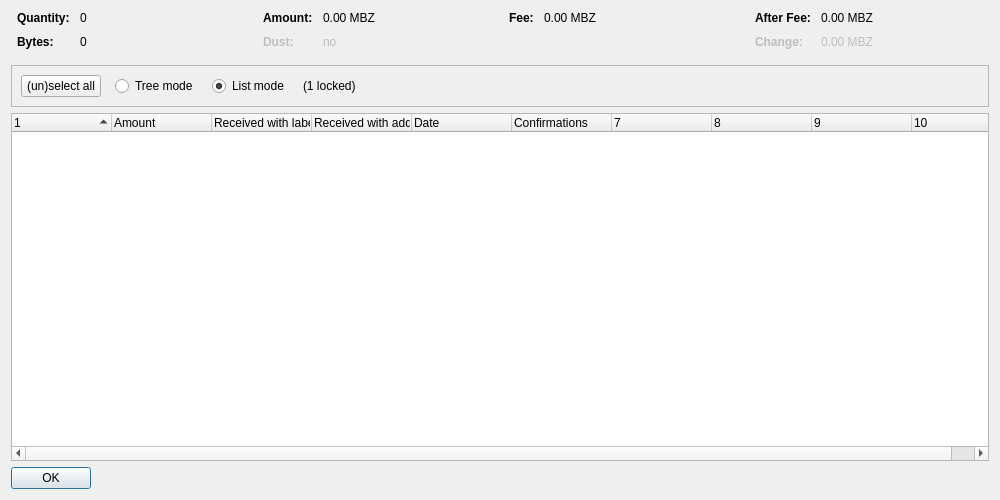
<?xml version="1.0" encoding="UTF-8"?>
<ui version="4.0">
 <class>CoinControlDialog</class>
 <widget class="QDialog" name="CoinControlDialog">
  <property name="geometry">
   <rect>
    <x>0</x>
    <y>0</y>
    <width>1000</width>
    <height>500</height>
   </rect>
  </property>
  <property name="windowTitle">
   <string>Coin Selection</string>
  </property>
  <layout class="QVBoxLayout" name="verticalLayout">
   <item>
    <layout class="QHBoxLayout" name="horizontalLayoutTop" stretch="0,0,0,0">
     <property name="topMargin">
      <number>0</number>
     </property>
     <property name="bottomMargin">
      <number>10</number>
     </property>
     <item>
      <layout class="QFormLayout" name="formLayoutCoinControl1">
       <property name="horizontalSpacing">
        <number>10</number>
       </property>
       <property name="verticalSpacing">
        <number>10</number>
       </property>
       <property name="leftMargin">
        <number>6</number>
       </property>
       <property name="rightMargin">
        <number>6</number>
       </property>
       <item row="0" column="0">
        <widget class="QLabel" name="labelCoinControlQuantityText">
         <property name="font">
          <font>
           <weight>75</weight>
           <bold>true</bold>
          </font>
         </property>
         <property name="text">
          <string>Quantity:</string>
         </property>
        </widget>
       </item>
       <item row="0" column="1">
        <widget class="QLabel" name="labelCoinControlQuantity">
         <property name="cursor">
          <cursorShape>IBeamCursor</cursorShape>
         </property>
         <property name="contextMenuPolicy">
          <enum>Qt::ActionsContextMenu</enum>
         </property>
         <property name="text">
          <string notr="true">0</string>
         </property>
         <property name="textInteractionFlags">
          <set>Qt::LinksAccessibleByMouse|Qt::TextSelectableByKeyboard|Qt::TextSelectableByMouse</set>
         </property>
        </widget>
       </item>
       <item row="1" column="0">
        <widget class="QLabel" name="labelCoinControlBytesText">
         <property name="font">
          <font>
           <weight>75</weight>
           <bold>true</bold>
          </font>
         </property>
         <property name="text">
          <string>Bytes:</string>
         </property>
        </widget>
       </item>
       <item row="1" column="1">
        <widget class="QLabel" name="labelCoinControlBytes">
         <property name="cursor">
          <cursorShape>IBeamCursor</cursorShape>
         </property>
         <property name="contextMenuPolicy">
          <enum>Qt::ActionsContextMenu</enum>
         </property>
         <property name="text">
          <string notr="true">0</string>
         </property>
         <property name="textInteractionFlags">
          <set>Qt::LinksAccessibleByMouse|Qt::TextSelectableByKeyboard|Qt::TextSelectableByMouse</set>
         </property>
        </widget>
       </item>
      </layout>
     </item>
     <item>
      <layout class="QFormLayout" name="formLayoutCoinControl2">
       <property name="horizontalSpacing">
        <number>10</number>
       </property>
       <property name="verticalSpacing">
        <number>10</number>
       </property>
       <property name="leftMargin">
        <number>6</number>
       </property>
       <property name="rightMargin">
        <number>6</number>
       </property>
       <item row="0" column="0">
        <widget class="QLabel" name="labelCoinControlAmountText">
         <property name="font">
          <font>
           <weight>75</weight>
           <bold>true</bold>
          </font>
         </property>
         <property name="text">
          <string>Amount:</string>
         </property>
        </widget>
       </item>
       <item row="0" column="1">
        <widget class="QLabel" name="labelCoinControlAmount">
         <property name="cursor">
          <cursorShape>IBeamCursor</cursorShape>
         </property>
         <property name="contextMenuPolicy">
          <enum>Qt::ActionsContextMenu</enum>
         </property>
         <property name="text">
          <string notr="true">0.00 MBZ</string>
         </property>
         <property name="textInteractionFlags">
          <set>Qt::LinksAccessibleByMouse|Qt::TextSelectableByKeyboard|Qt::TextSelectableByMouse</set>
         </property>
        </widget>
       </item>
       <item row="1" column="0">
        <widget class="QLabel" name="labelCoinControlLowOutputText">
         <property name="enabled">
          <bool>false</bool>
         </property>
         <property name="font">
          <font>
           <weight>75</weight>
           <bold>true</bold>
          </font>
         </property>
         <property name="text">
          <string>Dust:</string>
         </property>
        </widget>
       </item>
       <item row="1" column="1">
        <widget class="QLabel" name="labelCoinControlLowOutput">
         <property name="enabled">
          <bool>false</bool>
         </property>
         <property name="cursor">
          <cursorShape>IBeamCursor</cursorShape>
         </property>
         <property name="contextMenuPolicy">
          <enum>Qt::ActionsContextMenu</enum>
         </property>
         <property name="text">
          <string notr="true">no</string>
         </property>
         <property name="textInteractionFlags">
          <set>Qt::LinksAccessibleByMouse|Qt::TextSelectableByKeyboard|Qt::TextSelectableByMouse</set>
         </property>
        </widget>
       </item>
      </layout>
     </item>
     <item>
      <layout class="QFormLayout" name="formLayoutCoinControl3">
       <property name="horizontalSpacing">
        <number>10</number>
       </property>
       <property name="verticalSpacing">
        <number>10</number>
       </property>
       <property name="leftMargin">
        <number>6</number>
       </property>
       <property name="rightMargin">
        <number>6</number>
       </property>
       <item row="0" column="0">
        <widget class="QLabel" name="labelCoinControlFeeText">
         <property name="font">
          <font>
           <weight>75</weight>
           <bold>true</bold>
          </font>
         </property>
         <property name="text">
          <string>Fee:</string>
         </property>
        </widget>
       </item>
       <item row="0" column="1">
        <widget class="QLabel" name="labelCoinControlFee">
         <property name="cursor">
          <cursorShape>IBeamCursor</cursorShape>
         </property>
         <property name="contextMenuPolicy">
          <enum>Qt::ActionsContextMenu</enum>
         </property>
         <property name="text">
          <string notr="true">0.00 MBZ</string>
         </property>
         <property name="textInteractionFlags">
          <set>Qt::LinksAccessibleByMouse|Qt::TextSelectableByKeyboard|Qt::TextSelectableByMouse</set>
         </property>
        </widget>
       </item>
      </layout>
     </item>
     <item>
      <layout class="QFormLayout" name="formLayoutCoinControl4">
       <property name="horizontalSpacing">
        <number>10</number>
       </property>
       <property name="verticalSpacing">
        <number>10</number>
       </property>
       <property name="leftMargin">
        <number>6</number>
       </property>
       <property name="rightMargin">
        <number>6</number>
       </property>
       <item row="0" column="0">
        <widget class="QLabel" name="labelCoinControlAfterFeeText">
         <property name="font">
          <font>
           <weight>75</weight>
           <bold>true</bold>
          </font>
         </property>
         <property name="text">
          <string>After Fee:</string>
         </property>
        </widget>
       </item>
       <item row="0" column="1">
        <widget class="QLabel" name="labelCoinControlAfterFee">
         <property name="cursor">
          <cursorShape>IBeamCursor</cursorShape>
         </property>
         <property name="contextMenuPolicy">
          <enum>Qt::ActionsContextMenu</enum>
         </property>
         <property name="text">
          <string notr="true">0.00 MBZ</string>
         </property>
         <property name="textInteractionFlags">
          <set>Qt::LinksAccessibleByMouse|Qt::TextSelectableByKeyboard|Qt::TextSelectableByMouse</set>
         </property>
        </widget>
       </item>
       <item row="1" column="0">
        <widget class="QLabel" name="labelCoinControlChangeText">
         <property name="enabled">
          <bool>false</bool>
         </property>
         <property name="font">
          <font>
           <weight>75</weight>
           <bold>true</bold>
          </font>
         </property>
         <property name="text">
          <string>Change:</string>
         </property>
        </widget>
       </item>
       <item row="1" column="1">
        <widget class="QLabel" name="labelCoinControlChange">
         <property name="enabled">
          <bool>false</bool>
         </property>
         <property name="cursor">
          <cursorShape>IBeamCursor</cursorShape>
         </property>
         <property name="contextMenuPolicy">
          <enum>Qt::ActionsContextMenu</enum>
         </property>
         <property name="text">
          <string notr="true">0.00 MBZ</string>
         </property>
         <property name="textInteractionFlags">
          <set>Qt::LinksAccessibleByMouse|Qt::TextSelectableByKeyboard|Qt::TextSelectableByMouse</set>
         </property>
        </widget>
       </item>
      </layout>
     </item>
    </layout>
   </item>
   <item>
    <widget class="QFrame" name="frame">
     <property name="minimumSize">
      <size>
       <width>0</width>
       <height>40</height>
      </size>
     </property>
     <property name="frameShape">
      <enum>QFrame::StyledPanel</enum>
     </property>
     <property name="frameShadow">
      <enum>QFrame::Sunken</enum>
     </property>
     <layout class="QHBoxLayout" name="horizontalLayout">
      <item>
       <layout class="QHBoxLayout" name="horizontalLayoutPanel" stretch="0,0,0,0,0">
        <property name="spacing">
         <number>14</number>
        </property>
        <item>
         <widget class="QPushButton" name="pushButtonSelectAll">
          <property name="sizePolicy">
           <sizepolicy hsizetype="Maximum" vsizetype="Fixed">
            <horstretch>0</horstretch>
            <verstretch>0</verstretch>
           </sizepolicy>
          </property>
          <property name="text">
           <string>(un)select all</string>
          </property>
          <property name="autoDefault">
           <bool>false</bool>
          </property>
         </widget>
        </item>
        <item>
         <widget class="QRadioButton" name="radioTreeMode">
          <property name="sizePolicy">
           <sizepolicy hsizetype="Maximum" vsizetype="Fixed">
            <horstretch>0</horstretch>
            <verstretch>0</verstretch>
           </sizepolicy>
          </property>
          <property name="text">
           <string>Tree mode</string>
          </property>
         </widget>
        </item>
        <item>
         <widget class="QRadioButton" name="radioListMode">
          <property name="sizePolicy">
           <sizepolicy hsizetype="Maximum" vsizetype="Fixed">
            <horstretch>0</horstretch>
            <verstretch>0</verstretch>
           </sizepolicy>
          </property>
          <property name="text">
           <string>List mode</string>
          </property>
          <property name="checked">
           <bool>true</bool>
          </property>
         </widget>
        </item>
        <item>
         <widget class="QLabel" name="labelLocked">
          <property name="text">
           <string notr="true">(1 locked)</string>
          </property>
         </widget>
        </item>
        <item>
         <spacer name="horizontalSpacer">
          <property name="orientation">
           <enum>Qt::Horizontal</enum>
          </property>
          <property name="sizeHint" stdset="0">
           <size>
            <width>40</width>
            <height>20</height>
           </size>
          </property>
         </spacer>
        </item>
       </layout>
      </item>
     </layout>
    </widget>
   </item>
   <item>
    <widget class="CoinControlTreeWidget" name="treeWidget">
     <property name="contextMenuPolicy">
      <enum>Qt::CustomContextMenu</enum>
     </property>
     <property name="sortingEnabled">
      <bool>false</bool>
     </property>
     <property name="columnCount">
      <number>10</number>
     </property>
     <attribute name="headerShowSortIndicator" stdset="0">
      <bool>true</bool>
     </attribute>
     <attribute name="headerStretchLastSection">
      <bool>false</bool>
     </attribute>
     <column>
      <property name="text">
       <string/>
      </property>
     </column>
     <column>
      <property name="text">
       <string>Amount</string>
      </property>
     </column>
     <column>
      <property name="text">
       <string>Received with label</string>
      </property>
     </column>
     <column>
      <property name="text">
       <string>Received with address</string>
      </property>
     </column>
     <column>
      <property name="text">
       <string>Date</string>
      </property>
     </column>
     <column>
      <property name="text">
       <string>Confirmations</string>
      </property>
      <property name="toolTip">
       <string>Confirmed</string>
      </property>
     </column>
     <column>
      <property name="text">
       <string/>
      </property>
     </column>
     <column>
      <property name="text">
       <string/>
      </property>
     </column>
     <column>
      <property name="text">
       <string/>
      </property>
     </column>
     <column>
      <property name="text">
       <string/>
      </property>
     </column>
    </widget>
   </item>
   <item>
    <widget class="QDialogButtonBox" name="buttonBox">
     <property name="sizePolicy">
      <sizepolicy hsizetype="Maximum" vsizetype="Fixed">
       <horstretch>0</horstretch>
       <verstretch>0</verstretch>
      </sizepolicy>
     </property>
     <property name="orientation">
      <enum>Qt::Horizontal</enum>
     </property>
     <property name="standardButtons">
      <set>QDialogButtonBox::Ok</set>
     </property>
    </widget>
   </item>
  </layout>
 </widget>
 <customwidgets>
  <customwidget>
   <class>CoinControlTreeWidget</class>
   <extends>QTreeWidget</extends>
   <header>qt/coincontroltreewidget.h</header>
  </customwidget>
 </customwidgets>
 <resources/>
 <connections/>
</ui>
